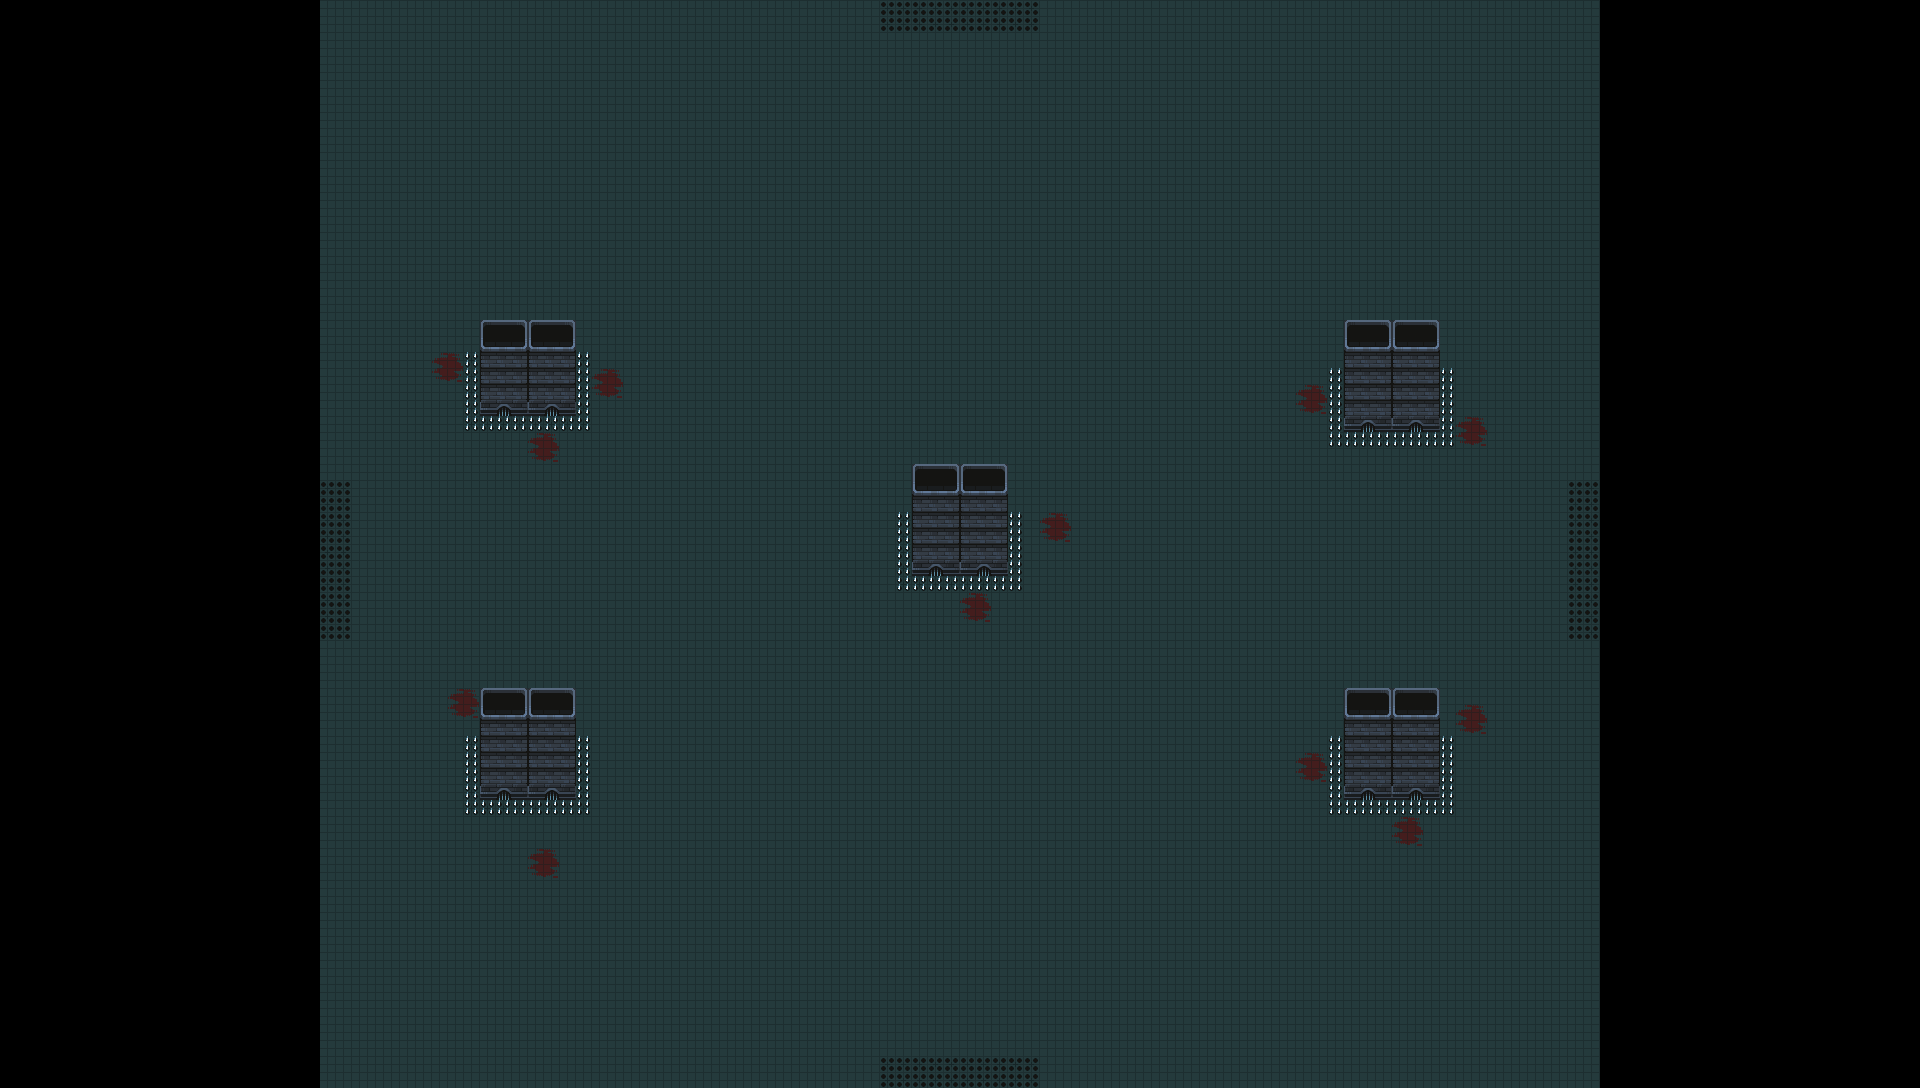

A level layout from a 2D game, rendered from its tile map. Below: a short description, then the map file with tile-grid data replaced by summaries:
An orthogonal 120x68 tile map with 16x16 px tiles, 2 tile layers (ground, object), 2 tilesets.

<map version="1.10" tiledversion="1.10.2" orientation="orthogonal" renderorder="right-down" width="120" height="68" tilewidth="16" tileheight="16" infinite="0" nextlayerid="3" nextobjectid="1">
 <tileset firstgid="1" name="Props" tilewidth="16" tileheight="16" tilecount="625" columns="25">
  <image source="Props.png" width="400" height="400" />
 </tileset>
 <tileset firstgid="626" name="Tiles" tilewidth="16" tileheight="16" tilecount="625" columns="25">
  <image source="Tiles.png" width="400" height="400" />
 </tileset>
 <layer id="1" name="ground" width="120" height="68">
  <data>[8160 cells, 5440 non-empty, 6 distinct tile ids]</data>
 </layer>
 <layer id="2" name="object" width="120" height="68">
  <data>[8160 cells, 284 non-empty, 13 distinct tile ids]</data>
 </layer>
</map>
